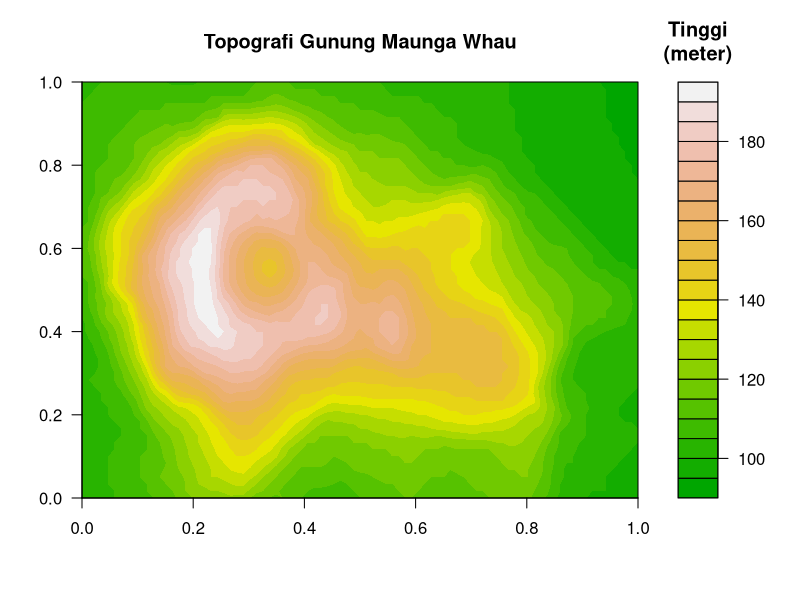
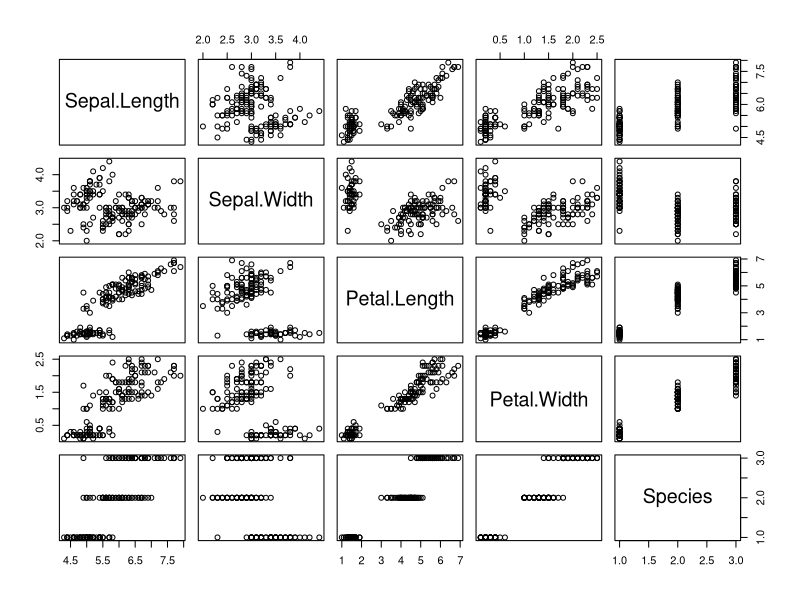

Reproduce these figures in R, in order.
## ---- chunk 1
knitr::opts_chunk$set(
  collapse = TRUE,
  comment = "#>"
)
## ---- chunk 2
head(mtcars) # melihat 6 baris pertama dari data mtcars, mtcars adalah data bawaan yang tersedia di R
summary(mtcars) # melihat rigkasan statustik dari data data mtcars
## ---- chunk 3
filled.contour(volcano,
               color.palette = terrain.colors, 
               plot.title = title("Topografi Gunung Maunga Whau"), 
               key.title = title("Tinggi\n(meter)"))
## ---- chunk 4
"Halo, nama saya adalah ..." # isi dengan nama Anda
## ---- chunk 5
123
## ---- chunk 6
c(1, 2, 3, 4)
c("r", "academy", "telkom", "university")
list(15, "r", "TRUE", 24L)
## ---- chunk 7
huruf_vokal <- c("a", "i", "u", "e", "o") # objek data tersimpan dengan nama 'huruf_vokal', namun tidak tercetak pada layar
huruf_vokal # mencetak objek data dengan nama 'huruf_vokal' pada layar (Anda juga dapat menuliskannya sebagai "print(huruf_vokal)")
## ---- chunk 8
typeof("Semangat belajar!")
typeof(77.6)
typeof(16L)
typeof(TRUE)
## ---- chunk 9
typeof(huruf_vokal)
## ---- chunk 10
beragam <- c("Semangat belajar!", 77.6, 16L, TRUE)
beragam
typeof(beragam)
## ---- chunk 11
5 + 6
580 - 13
75 * 65
983/56
54^3
27 %% 5
27 %/% 3
## ---- chunk 12
x <- c(34, 86, 98, 23, 66)
y <- c(5, 6, 2, 8, 4)
x + y
x - y
x * y
x / y
x ^ y
x %% y
x %/% y
## ---- chunk 13
iris # mencetak data pada layar
?head
?iris # membaca dokumentasi data iris
dim(iris) # memberikan dimensi dari data. Angka pertama merupakan jumlah baris dan angka kedua adalah jumlah kolom
str(iris) # mencetak struktur dari data (jumlah baris, jumlah kolom, nama kolom, jenis data pada kolom)
colnames(iris) # mencetak nama dari setiap kolom
head(iris) # mencetak 6 baris pertama pada data
head(iris, 10) # mencetak 10 baris pertama pada data
tail(iris) # mencetak 6 baris terakhir pada data
tail(iris, 10) # mencetak 10 baris terakhir pada data
summary(iris) # mencetak rangkuman data
iris[1, ] # subset data pada baris 1
iris[c(1, 6, 12),] # subset data pada baris 1, 6, dan 12
iris[ ,2] # subset atau ekstrak data pada kolom 2
iris[2,2] # ekstrak nilai pada baris 2 dan kolom 2
iris$Sepal.Length # ekstrak data pada kolom 'Sepal.Length'
class(iris$Species) # mengetahui jenis data dari suatu vektor
length(iris$Petal.Width) # mengetahui jumlah data pada suatu vektor
levels(iris$Species) # mengetahui level dari kolom berjenis faktor
length(levels(iris$Species)) # mengetahui jumlah level dari kolom berjenis faktor
unique(iris$Species) # mengetahui nilai unik dari kolom berjenis karakter atau faktor
length(unique(iris$Species)) # mengetahui jumlah nilai unik dari kolom berjenis karakter atau faktor
mean(iris$Sepal.Length) # menghitung rerata
sd(iris$Sepal.Length) # menghitung standar deviasi
median(iris$Sepal.Width) # menghitung median
sum(iris$Petal.Length) # menghitung jumlah total
plot(iris) # membuat plot
cor(iris[, -5]) # membuat matriks korelasi pada semua kolom berjenis numerik
write.csv(iris, file = "iris.csv", row.names = FALSE) # menyimpan iris menjadi berkas csv 
